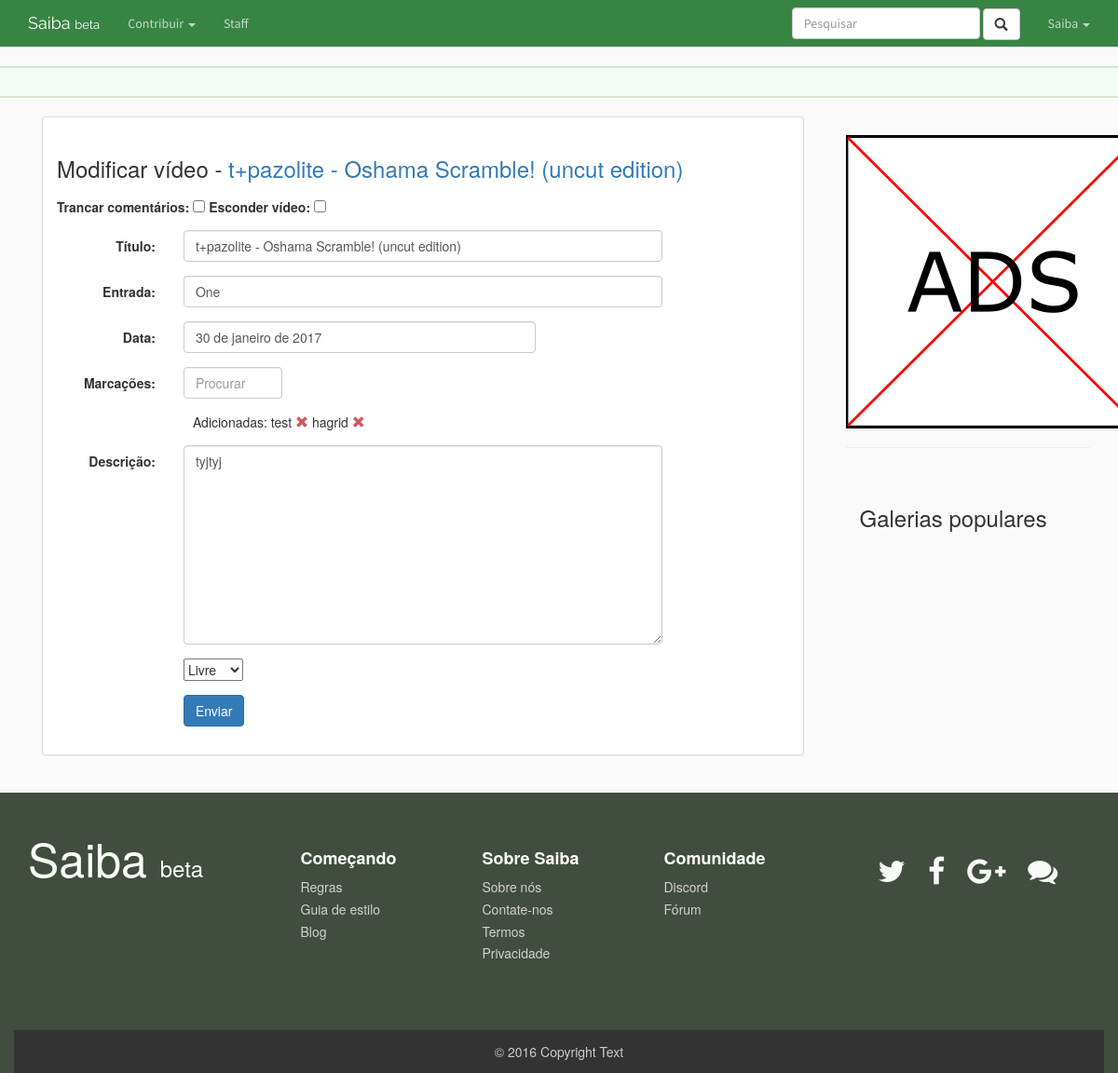
Page /galeria/video/4/editar (signed in) on the committed database.
### gallery/models.py (models this page shows, shortened)
class Video(models.Model):
    author          = models.ForeignKey(User, blank=True)
    title           = models.CharField(max_length=250)
    date            = models.DateTimeField(default=timezone.now, blank=True)
    date_origin     = models.CharField(max_length=100, blank=True)
    tags            = models.ManyToManyField('home.Tag', blank=True)
    entry           = models.ForeignKey('entry.Entry', on_delete=models.CASCADE)
    hidden          = models.BooleanField(default=False)
    link            = models.CharField(max_length=250)
    description     = models.TextField(max_length=250, blank=True)
    state           = models.ForeignKey(State, on_delete=models.CASCADE, default=1)
    trending_points = models.IntegerField(default=0)
    views           = GenericRelation('feedback.View')
    comments_locked = models.BooleanField(default=False)

### entry/models.py (models this page shows, shortened)
class Entry(models.Model):
    author                  = models.ForeignKey(User, default=1)
    title                   = models.CharField(max_length=250)
    slug                    = models.SlugField(max_length=250, default="", blank=True, unique=True)
    status                  = models.ForeignKey(Status, default=1)
    category                = models.ForeignKey(Category, default=1)
    type                    = models.CharField(max_length=100, blank=True)
    date_origin             = models.CharField(max_length=100, blank=True)
    origin                  = models.CharField(max_length=100)
    icon                    = models.ImageField(upload_to='icon/', blank=True)
    icon_url                = models.URLField(blank=True)
    hidden                  = models.BooleanField(default=False)
    images_locked           = models.BooleanField(default=False)
    videos_locked           = models.BooleanField(default=False)
    comments_locked         = models.BooleanField(default=False)
    tags                    = models.ManyToManyField('home.Tag', blank=True)
    trending_points         = models.IntegerField(default=0)
    editorship              = models.ManyToManyField('profile.Profile', blank=True)
    view                    = GenericRelation('feedback.View')
    def __unicode__(self):
        return self.title
    class Meta:
        verbose_name_plural = "entries"

### home/models.py (models this page shows)
class Tag(models.Model):
    label   = models.CharField(max_length=2500, blank=True)
    hidden  = models.BooleanField(default=False)
    def __unicode__(self):
        return self.label

### gallery/views.py (the view)
# urls.py: url(r'^video/(?P<video_id>[0-9]+)/editar', views.video_edit, name='video_edit'),
def video_edit(request, video_id):
    if not request.user.is_authenticated():
        return redirect('home:login')
    else:
        user = request.user
        video = Video.objects.get(pk=video_id)
        entry_name = request.POST.get('entry-selected')
        is_editor = (user == video.author)
        video_dict = model_to_dict(video)
        request_post = request.POST.copy()
        if request_post:
            request_post["link"] = video.link
        video_form = VideoForm(request_post or None, initial=video_dict)
        if user.is_staff:
            video_form = StaffVideoForm(request_post or None, initial=video_dict)
        if video_form.is_valid() and is_editor:
            all_tags = string_tags_to_list(request.POST.get('tags-selected'))
            set_tags = generate_tags(all_tags)
            video_form = VideoForm(request_post, instance = video)
            if user.is_staff:
                video_form = StaffVideoForm(request_post, instance = video)
            video = video_form.save(commit=False)
            video.entry = Entry.objects.filter(title=entry_name, hidden=False).first()
            video.tags = Tag.objects.filter(label__in=set_tags)
            video.create_action("8")
            video.save()
            return redirect('gallery:video_detail', video_id=video.pk)
        else:
            print video_form.errors
        context = { "video_form": video_form, "video": video, "user": user }
    video_form.fields['title'].widget.attrs['class'] = 'form-control form-title'
    video_form.fields['date_origin'].widget.attrs['class'] = 'form-control form-date_origin'
    video_form.fields['description'].widget.attrs['class'] = 'form-control form-content'
    return render(request, 'gallery/edit-video.html', context)

### gallery/forms.py
class StaffVideoForm(ModelForm):
    class Meta:
        model = Video
        fields = [ "title", "date_origin", "description", "link", "state", "link", "comments_locked", "hidden" ]

### gallery/models.py (called while the page is built)
    def __unicode__(self):
        return self.label

### gallery/templates/gallery/edit-video.html (shortened to what this page needs)
﻿{% extends 'home/base.html' %}
{% load staticfiles %}
{% block css %}
    <link rel="stylesheet" type="text/css" href="{% static 'home/search-style.css' %}"/>
{% endblock %}
{% block body %}
<div class="container-fluid">
    <div class="row">
        <div class="col-md-12">
            <div class="panel panel-default">
                <div class="panel-body">
                    <h2>Modificar vídeo - <a href="{% url 'gallery:video_detail' video.pk %}">{{video.title}}</a></h2>
                    <form class="form-horizontal" role="form" action="" method="post" enctype="multipart/form-data">
                        <div class="form-group">
                            <span class="col-md-8">
                                    <strong>Trancar comentários:</strong>
                                    {{ video_form.comments_locked }}
                                    <strong>Esconder vídeo:</strong>
                                    {{ video_form.hidden }}
                            </span>
                        </div>
                        <div class="form-group">
                            <label class="control-label col-sm-2" for="field">Título:</label>
                            <div class="col-sm-8">{{ video_form.title }}</div>
                        </div>
                        <div class="form-group">
                            <label class="control-label col-sm-2" for="field">Entrada:</label>
                            <div class="col-md-8"><input id="search-entries" name="entry-selected" type="text" class="form-control" placeholder="Procurar" autocomplete="off" value="{{video.entry}}"></div>
                        </div>
                        <div class="form-group">
                            <label class="control-label col-sm-2" for="field">Data:</label>
                            <div class="col-sm-6">{{ video_form.date_origin }}</div>
                        </div>
                        <div class="form-group">
                            <label class="control-label col-sm-2" for="field">Marcações:</label>
                            <div class="col-md-2"><input id="search-tags" type="text" class="form-control" placeholder="Procurar" autocomplete="off"></div>
                        </div>
                        <div class="form-group">
                            <label class="control-label col-sm-2" for="field"></label>
                            <div class="col-md-4 search-tag-display">
                                <ul>
                                    Adicionadas:
                                    {% for tag in video.tags.all %}<li tag-data="{{tag}}">{{tag}} <span tag-data="{{tag}}" class="glyphicon glyphicon-remove remove-tag"></span></li>{% endfor %}
                                </ul>
                            </div>
                        </div>
                        <div class="form-group">
                            <label class="control-label col-sm-2" for="field">Descrição:</label>
                            <div class="col-sm-8">{{ video_form.description }}</div>
                        </div>
                        <div class="form-group">
                            <label class="control-label col-sm-2" for="field"></label>
                            <div class="col-sm-8">{{ video_form.state }}</div>
                        </div>
                        <div class="form-group">
                            <div class="col-sm-offset-2 col-sm-10">
                                <button type="submit" id="send" class="btn btn-primary submit-media">Enviar</button>
                            </div>
                        </div>
                    </form>
                </div>
            </div>
        </div>
    </div>
</div>
{% endblock %}

### home/templates/home/base.html (shortened to what this page needs)
﻿<!DOCTYPE html>
<html lang="pt-br">
    <head>
        {% load staticfiles %}
        <link rel="stylesheet" href="https://maxcdn.bootstrapcdn.com/bootstrap/3.3.6/css/bootstrap.min.css">
        <link rel="stylesheet" href="http://cdnjs.cloudflare.com/ajax/libs/font-awesome/4.6.3/css/font-awesome.min.css">
        <link rel="stylesheet" type="text/css" href="{% static 'home/style.css' %}"/>
        <link rel="stylesheet" type="text/css" href="{% static 'home/navbar.css' %}"/>
        <link rel="stylesheet" type="text/css" href="{% static 'home/base.css' %}"/>
        <link rel="stylesheet" type="text/css" href="{% static 'home/css/footer.css' %}"/>
        {% block css %}
        {% endblock %}
    </head>
    <body>
        <nav id="saiba-navbar" class="navbar navbar-default navbar-fixed-top">
            <div class="container">
                <div class="navbar-header">
                    <a class="navbar-brand" href="{% url 'home:index' %}" style="font-family:Raleway;">Saiba <span class="navbar-version">beta</span></a>
                </div>
                <div id="navbar" class="navbar-collapse collapse" style="font-family:Source Sans Pro;">
                    <ul class="nav navbar-nav">
                        <li class="dropdown">
                            <a href="#" class="dropdown-toggle" data-toggle="dropdown" role="button" aria-haspopup="true" aria-expanded="false">Contribuir <span class="caret"></span></a>
                        </li>
                        {% if user.is_staff %}
                            <li>
                                <a href="{% url 'staff:index' %}" role="button">Staff</a>
                            </li>
                        {% endif %}
                    </ul>
                    <ul class="nav navbar-nav navbar-right">
                        <li>
                            <form class="navbar-form navbar-left" action="{% url 'home:page_search' %}" method="get">
                                <div class="form-group">
                                    <input id="navbar-search" name="q" type="text" class="form-control" placeholder="Pesquisar" autocomplete="off">
                                    <button type="submit" class="btn btn-default glyphicon glyphicon-search"></button>
                                </div>
                            </form>
                        </li>
                        {% if user.is_authenticated %}
                            <li class="dropdown">
                                <a href="#" class="dropdown-toggle" data-toggle="dropdown" role="button" aria-haspopup="true" aria-expanded="false">{{user.username}} <span class="caret"></span></a>
                            </li>
                        {% endif %}
                    </ul>
                </div>
            </div>
        </nav>
        <div id="trending" class="col-md-12">
        </div>
        <div id="site-conteudo" class="col-md-12">
            <div id="site-contexto" class="col-md-9">
                {% block body %}
                {% endblock %}
            </div>
            <div id="sidebar" class="col-md-3">{% include "home/sidebar.html" %}</div>
        </div>
        {% include 'home/footer.html' %}
    </body>
</html>

### home/static/home/style.css (style rules this page uses)
h2 { font-size: 24px; line-height: 40px; }

### home/static/home/base.css (style rules this page uses)
#trending { background-color: #f4fbf5; padding: 15px 0px 15px 0px; border-width: 2px 0px 2px 0px; border-style: solid; border-color: #d7e7cf; margin-top: 15px; }
#site-conteudo { margin-top: 20px; margin-bottom: 20px; }
.navbar-default { background-color: #388445; border-color: #E7E7E7; }
.navbar-default .navbar-brand { color: white; }
.navbar-version { font-size: 13px; }
.navbar-default .navbar-nav > li > a { color: rgba(255, 255, 255, 0.7); }
.navbar-default .navbar-nav > .dropdown > a .caret { border-top-color: rgba(255, 255, 255, 0.7); border-bottom-color: rgba(255, 255, 255, 0.7); }

### home/static/home/css/footer.css (style rules this page uses)
html { height: 100%; }

### home/static/home/search-style.css (style rules this page uses)
.search-tag-display li { display: inline; }
.search-tag-display li:after { content: ' '; }
.search-tag-display li:last-child:after { content: ''; }
.search-tag-display ul { margin-bottom: 0px; padding-left: 10px; }
.search-tag-display span { color: indianred; }

### rows in the picture
Video: title "t+pazolite - Oshama Scramble! (uncut edition)", entry-selected "One", date_origin "30 de janeiro de 2017", description "tyjtyj", state "Livre"
Tag: label "test"
Tag: label "hagrid"

### other values in the picture
{{ user.username }} "Saiba"
